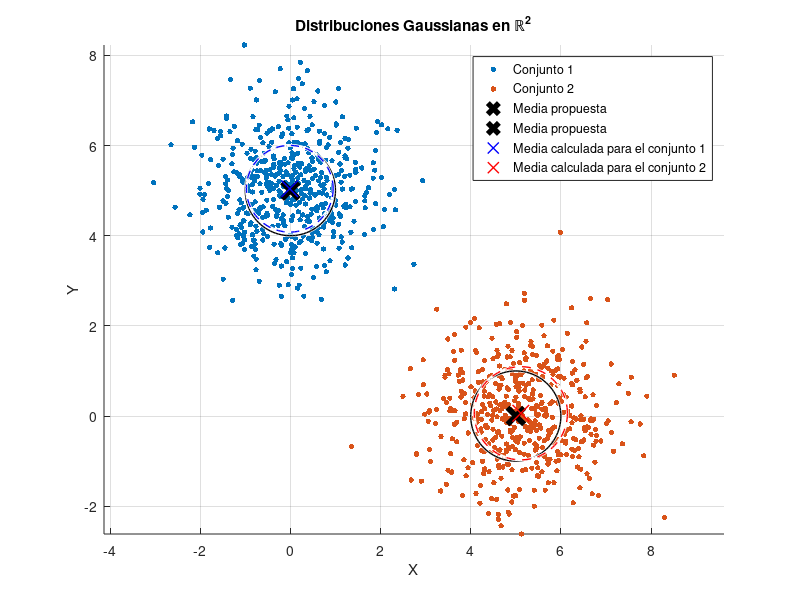

Source code (MATLAB):
% Dos puntos en el plano cartesiano
centroide_1 = [0,5];
centroide_2 = [5,0];
sigma = 1; 

% Generando puntos aleatorios
cantidad_puntos = 500;
conjunto_1 = sigma * randn(cantidad_puntos, 2) + centroide_1;
conjunto_2 = sigma * randn(cantidad_puntos, 2) + centroide_2;

% Calculando las medias de cada conjunto
media_con_1 = mean(conjunto_1);
media_con_2 = mean(conjunto_2);

% Calculando las matrices de covarianza para cada conjunto
cov_con_1 = cov(conjunto_1);
cov_con_2 = cov(conjunto_2);

figure;
hold on;

% Graficando todos los puntos
scatter(conjunto_1(:,1), conjunto_1(:,2), 15,  'filled') % Conjunto 1
scatter(conjunto_2(:,1), conjunto_2(:,2), 15, 'filled') % Conjunto 2

% Graficando los centroides
plot(centroide_1(1), centroide_1(2),'kx', 'MarkerSize', 12, 'LineWidth', 4);
plot(centroide_2(1), centroide_2(2), 'kx', 'MarkerSize', 12, 'LineWidth', 4);

% Graficado las medias
plot(media_con_1(1), media_con_1(2),'bx', 'MarkerSize', 12, 'LineWidth', 1);
plot(media_con_2(1), media_con_2(2), 'rx', 'MarkerSize', 12, 'LineWidth', 1);

% Graficado círculos de radio = sigma
viscircles(centroide_1, sigma, 'Color', 'k', 'LineWidth', 1); 
viscircles(centroide_2, sigma, 'Color', 'k', 'LineWidth', 1); 

% Graficado círculos de media con sus propias varianzas
viscircles(media_con_1, sqrt(cov_con_1(1,1)), 'Color', 'b', 'LineWidth', 1, 'LineStyle', '--'); % Círculo azul
viscircles(media_con_2, sqrt(cov_con_2(1,1)), 'Color', 'r', 'LineWidth', 1, 'LineStyle', '--'); % Círculo rojo


legend('Conjunto 1', 'Conjunto 2', 'Media propuesta', 'Media propuesta', 'Media calculada para el conjunto 1', 'Media calculada para el conjunto 2');
xlabel('X'); ylabel('Y');
title('Distribuciones Gaussianas en ℝ^2');
axis equal;
grid on;
hold off;


% Mostrando resultados
disp('Media clase 1:'); disp(media_con_1);
disp('Matriz de Covarianza para la clase 1:'); disp(cov_con_1);
disp('Media clase 2:'); disp(media_con_2);
disp('Matriz de Covarianza para la clase 2:'); disp(cov_con_2);

% Calcular las distancias y contar las que son menores a la desviación
% estándar para el grupo 1
distancias = sqrt(sum((conjunto_1 - media_con_1).^2, 2)); % Distancia euclidiana
sigma1 = sqrt(cov_con_1(1,1));
cantidadMenores = sum(distancias < sigma1); % Contar las distancias menores a R1

% Mostrar el resultado
disp(['Cantidad de coordenadas menores a 1 Sigma para el Conjunto 1: ', num2str(cantidadMenores)]);